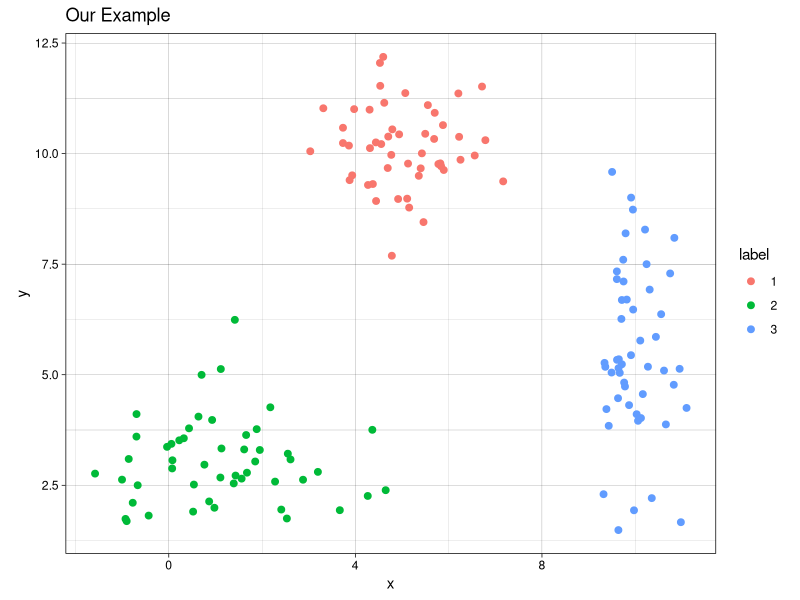
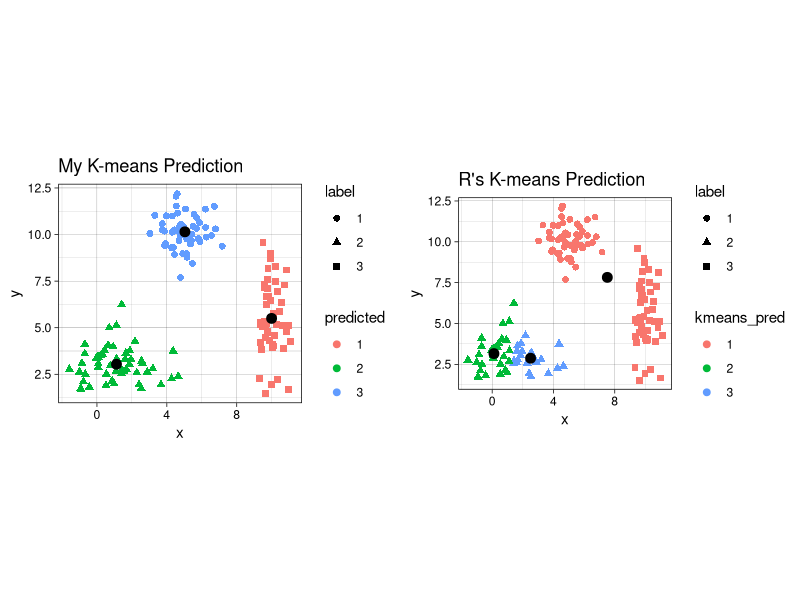
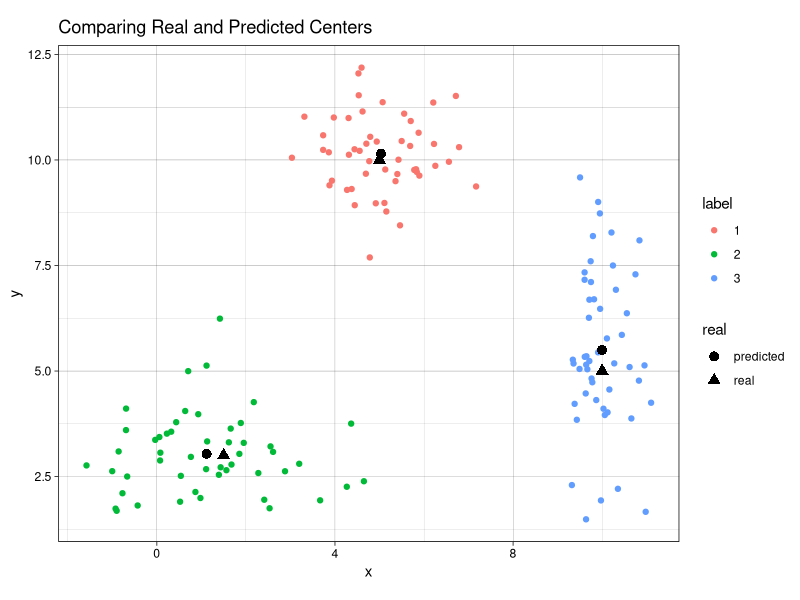
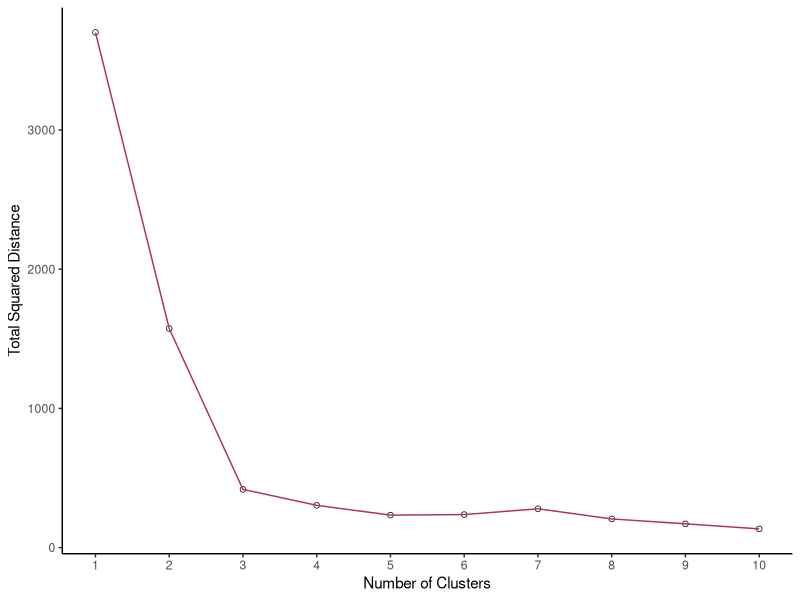
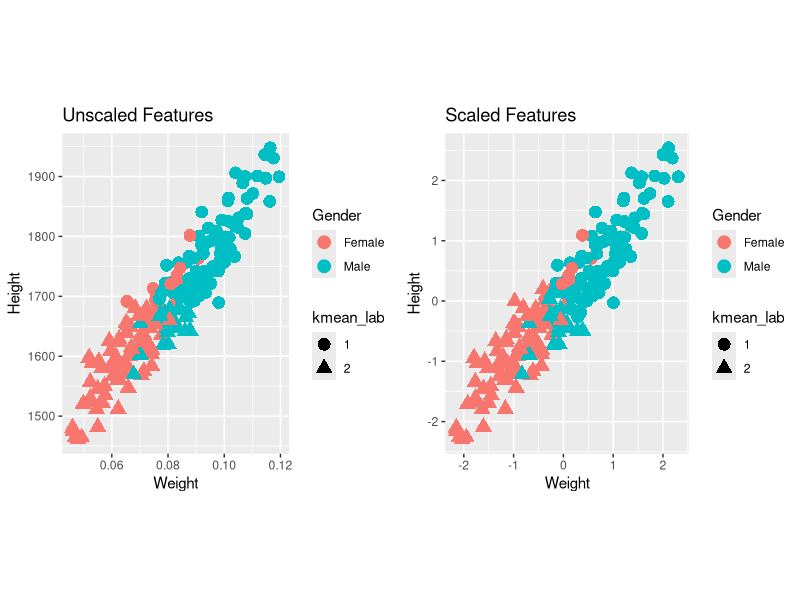

The R script that drew these images, in order:
## ---- chunk 1
knitr::opts_chunk$set(
  fig.path = "images/"
)
## ---- chunk 2
# first create individual clusters with different distribution parameters
set.seed(123) # setting a seed for reproducibility

x1 <- rnorm(50, mean = 5, sd = 1)
y1 <- rnorm(50, mean = 10, sd = 1)
df1 <- data.frame(x = x1, y = y1, label = 1)

x2 <- rnorm(50, mean = 1.5, sd = 1.5)
y2 <- rnorm(50, mean = 3, sd = 1)
df2 <- data.frame(x = x2, y = y2, label = 2)

x3 <- rnorm(50, mean = 10, sd = 0.5)
y3 <- rnorm(50, mean = 5, sd = 2)
df3 <- data.frame(x = x3, y = y3, label = 3)

combined <- rbind(df1, df2, df3)
combined$label <- as.factor(combined$label) # label must be converted into a factor since it will be interpreted as a continuous variable, which it is not.
## ---- chunk 3
library(ggplot2)
th <- theme_linedraw() # setting the theme for the plots
tiff('./images/plot1.tiff', units="in", width=5, height=3, res=300)

ggplot(combined, aes(x= x, y = y)) +
  geom_point(aes(color=label), size = 2) +
  labs(title = "Our Example") + 
  th + theme(aspect.ratio = 0.8) 

garb <- dev.off()
## ---- chunk 4
my_kmeans <- function(df, n_clusters){ # the function will take a dataframe and num clusters as input
  # first, get the range of possible values to initiate random centers
  
  Z_hist <- data.frame()          # create history of Z and centers to see progress of iterations
  C_hist <- data.frame()
  
  Z <- rep(-1, nrow(df))     # Z are our indicator variable, we need to set placeholders for these variables that are different values. values don't matter as long as they are different from each other
 
   Z_new <- rep(0, nrow(df))  # these variables will tell the algorithm when to stop iterations
  
  centers <- array(0, dim = c(n_clusters, ncol(df)) ) # create a placeholder for centers array
  # now we can initialize random centers

  min <- min(df)
  max <- max(df)  
  for(row in seq(1, n_clusters)){
    for(col in seq(1, dim(centers)[2] ))
      centers[row, col] <- runif(1, min, max)
  }
  
  # now that we have the centers, we need to find differences between each point from each cluster
  # we will create a distance matrix
  
  Dist <- array(0, dim = c(nrow(df), n_clusters ) )
  
  iteration = 0 # keep track of iterations
  while(sum(Z-Z_new) !=0 ){ # keep iterating until Z and Z_new are equal
    
    Z_add <- data.frame(Z = Z_new, iteration = iteration)
    C_add <- data.frame(centers, iteration = iteration)
    
    Z_hist <- rbind(Z_hist, Z_add) # appending new iterations to keep track of the history
    C_hist <- rbind(C_hist, C_add)
    
    Z <- Z_new
    for(center in seq(1, nrow(centers))){
      distance <- apply(df, 1, function(x) sum((x - centers[center, ])^2) ) # compute euclidian distance 
      for(x in seq(1, length(distance))){
        Dist[x, center] <- distance[x] # filling in distance matrix with euclidian distances
      }
    }
    
    Z_new <- max.col(-Dist) # note that max.col function finds the column that has the maximum value.
                            # since we want to find the minimum distance, we invert by distance matrix
                            # by multiplying the whole matrix by -1. 
    
    # next, we need to move the centers since the center values for each cluster has changed
    
    for(center in seq(1, n_clusters)){
      for(var in seq(1, ncol(centers) )){
        if(sum(Z_new==center) ==0 ) centers[center, var] = centers[center, var]
        else centers[center, var] <- mean(df[Z_new == center, var])
      }
    }

    iteration = iteration + 1
  }
  # cat('Took', iteration - 1, 'iterations to converge!')
  Z_hist$prediction <- as.factor(Z_hist$Z)
  Z_new <- as.factor(Z_new)
  output <- list(Z_new, centers, Z_hist, C_hist)
  return(output)
}

## ---- chunk 5
library(gganimate)

no_labs = combined[,1:2]

prediction <- my_kmeans(no_labs, 3)
Z_hist <- cbind(combined, prediction[[3]])
c_hist <- prediction[[4]]

g <- ggplot(Z_hist, aes(x = x, y = y)) +
  geom_point(aes(color = prediction, shape = label), size = 1) +
  geom_point(data = c_hist, aes(x = X1, y = X2), size = 2) +
  labs(title = 'Iteration: {frame_time}') +
  th + theme(text = element_text(size = 5)) +
  transition_time(iteration) 

animate(g, nframes=  length(unique(Z_hist$iteration)), fps = 1,
        width = 1000, height=800, res = 300)
## ---- chunk 6
combined$predicted <- as.factor(prediction[[1]]) # remeber to convert the integer values to  factors
centers <- prediction[[2]]

kmeans <- kmeans(no_labs, 3)

combined$kmeans_pred <- as.factor(kmeans$cluster)

g1 <- ggplot(combined, aes(x = x, y = y)) + 
  geom_point(aes(color = predicted, shape = label), size = 2) +
  geom_point(data = data.frame(centers), aes(X1, X2), size = 3) +
  labs(title = 'My K-means Prediction') +
  th + theme(aspect.ratio = 0.9)

g2 <- ggplot(combined, aes(x=x , y = y)) +
  geom_point(aes(color = kmeans_pred, shape = label), size = 2) +
  geom_point(data = data.frame(data.frame(kmeans$centers)), aes(x, y), size = 3) +
  labs(title = "R's K-means Prediction") +
  th + theme(aspect.ratio = 0.9)

library(gridExtra) # import library to display graphs in a grid

tiff('./images/plot2.tiff', units="in", width=10, height=5, res=600)

grid.arrange(g1, g2, nrow=1, respect=TRUE)

garb <- dev.off()
## ---- chunk 7
predicted_centers <- tail(c_hist, 3)[,-3] # k-means predicted centers
predicted_centers$real <- 'predicted'

real_centers <- matrix(c(5,10,1.5,3,10,5), byrow = TRUE, ncol=2) # generated data from these centers
real_centers <- data.frame(real_centers)
real_centers$real <- 'real'

both_centers <- rbind(predicted_centers, real_centers)

tiff('./images/plot3.tiff', units="in", width=5, height=3, res=300)
 
ggplot(combined, aes(x = x, y = y)) +
  geom_point(aes(color = label)) +
  geom_point(data = both_centers, aes(x= X1,y= X2, shape = real), size = 3) +
  labs(title = 'Comparing Real and Predicted Centers') +
  th + theme(aspect.ratio = 0.8)

garb <- dev.off()
## ---- chunk 8
# first create function to determine total distance from clusters
# pass in the data (raw data), the predicted labels from k means, and the centers
find_distances <- function(data, predicted_labs, centers){
  # first prepare dataframes for computations
  merged <- cbind(data, center = predicted_labs) # combining the raw data with the predicted labs
  # center_lab <- data.frame(centers, center = 1:nrow(centers))
  #merged2 <- merge(merged1, center_lab)
  tot_sq_dist <- 0 # initialize total square distacnce
  
  for(cen in 1:nrow(centers)){
    cluster_points <- merged[merged$center==cen,  colnames(merged) != 'center']
    if(nrow(cluster_points)!=0){
      expand_centers <- matrix(rep(centers[cen,], nrow(cluster_points)), ncol = 2, byrow=TRUE)
      sq_dist <- sum((cluster_points - expand_centers)^2)
      tot_sq_dist <- tot_sq_dist + sq_dist
    }
  }
  return(tot_sq_dist)  
}

km <- my_kmeans(no_labs, 4)
predicted_labs <- km[[1]]
centers <- km[[2]]
find_distances(no_labs, predicted_labs, centers)
## ---- chunk 9
lab_hist <- data.frame() # initialize histories
cen_hist <- data.frame()
dist_hist <- data.frame()

num_clusters <- 10
for(clusters in 1:num_clusters){
  km <- my_kmeans(no_labs, n_clusters = clusters)
  
  new_df <- no_labs
  new_df$pred <- km[[1]]
  new_df$num_clusters <- clusters
  
  centers <- data.frame(km[[2]])
  centers$num_clusters <- clusters
  
  lab_hist <- rbind(lab_hist, new_df)
  cen_hist <- rbind(cen_hist, centers)
  
  sq_dist <- find_distances(no_labs, new_df$pred,
                                    as.matrix(centers[,colnames(centers) != 'num_clusters']))
  sq_dist_df <- data.frame(sq_dist, num_clusters = clusters)
  dist_hist <- rbind(dist_hist, sq_dist_df)
}

tiff('./images/scree.tiff', units="px", width=1000, height=800, res=300)

ggplot(dist_hist, aes(x = num_clusters, y = sq_dist)) +
  geom_point() +
  geom_point(color = 'white', size = 1) +
  geom_line(color = 'maroon') +
  xlab('Number of Clusters') + ylab('Total Squared Distance') +
  scale_x_continuous(breaks = 0:num_clusters+1) + theme_classic()
  
garb <- dev.off()

# create the gif
g <- ggplot(lab_hist, aes(x,y)) +
  geom_point(aes(color = pred)) +
  geom_point(data = cen_hist, aes(X1, X2)) +
  labs(title = 'Number of Clusters: {frame_time}') +
  th + theme(text = element_text(size = 8), legend.position = 'none') +
  transition_time(num_clusters) 
  
animate(g, nframes =  num_clusters, fps = 1,
        width = 1000, height=800, res = 300)
## ---- chunk 10
library(knitr)
library(kableExtra)
h_w <- read.csv('./data/gender-height-weight.csv')[,c(1,4:5)]
colnames(h_w) = c('Gender', 'Height', 'Weight')
# sample observations, since harder to see with 10000 observations
h_w_sample <- h_w[sample(1:nrow(h_w), 200),]
# converting inches to feet for sake of demonstration
h_w_sample$Height = h_w_sample$Height*10
h_w_sample$Weight <- h_w_sample$Weight * 0.0011
h_w_sample$kmean_lab <- as.factor(kmeans(h_w_sample[,2:3], 2)$cluster)

h_w_scaled <- data.frame(scale(h_w_sample[2:3]))
h_w_scaled$Gender <- h_w_sample$Gender
h_w_scaled$kmean_lab <- as.factor(kmeans(h_w_scaled[,1:2], 2)$cluster)

g1 <- ggplot(h_w_sample, aes(x = Weight, y = Height)) + 
        geom_point(aes(color = Gender, shape = kmean_lab), size = 4) + 
        labs(title = "Unscaled Features")

g2 <- ggplot(h_w_scaled, aes(x = Weight, y = Height)) + 
        geom_point(aes(color = Gender, shape = kmean_lab), size = 4) +
        labs(title = "Scaled Features" )

tiff('./images/scaling.tiff', units="in", width=10, height=5, res=600)

grid.arrange(g1, g2, nrow=1, respect=TRUE)

garb <- dev.off()


t1 <- kable(table(h_w_sample$Gender, h_w_sample$kmean_lab), caption = "Unscaled Features",
            format = "html") %>% kable_styling(full_width = F, position = "float_left")
t2 <- kable(table(h_w_scaled$Gender, h_w_scaled$kmean_lab), caption = "Scaled Features",
            format = "html") %>% kable_styling(full_width = F, position = "float_right")
t1
t2

## ---- chunk 11
